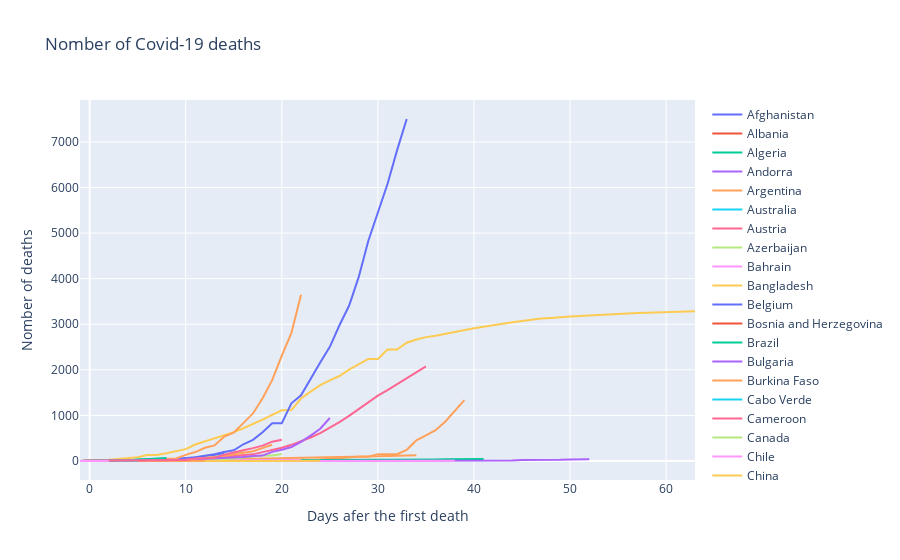

Notebook code cell kept with this figure:
### Code cell
import pandas as pd
import numpy as np
import plotly.express as px
import plotly.graph_objects as go

url="https://raw.githubusercontent.com/CSSEGISandData/COVID-19/master/csse_covid_19_data/csse_covid_19_time_series/time_series_19-covid-Deaths.csv"
url="https://raw.githubusercontent.com/CSSEGISandData/COVID-19/master/csse_covid_19_data/csse_covid_19_time_series/time_series_covid19_deaths_global.csv"
data=pd.read_csv(url)
data_format=data.groupby('Country/Region', as_index=False).sum().drop(['Lat','Long'],axis=1)
#columns={i:data_format[i][0] for i in range(np.shape(data_format)[1])}
#data_format=data_format.rename(columns=columns)

fig = go.Figure()
for row in data_format.iterrows():
    to_keep=row[1][1:].values!=0
    if any(to_keep):
        fig.add_trace(go.Scatter(x=np.array(range(-1,to_keep.sum())), y=np.append([0],row[1][1:].values[to_keep]),
                        mode='lines',
                        name=row[1][0]))
    #else :
        #print(row[1][0])
fig.update_layout(title='Nomber of Covid-19 deaths',
                   xaxis_title='Days afer the first death',
                   yaxis_title='Nomber of deaths')
fig.show()

### Figure 1 — Plotly figure (JSON) as saved in the notebook; plotly's stock layout.template omitted (floating-point values rounded to 4 significant figures)
{"data": [{"mode": "lines", "name": "Afghanistan", "type": "scatter", "x": [-1, 0, 1, 2, 3], "y": [0, 1, 1, 1, 2]}, {"mode": "lines", "name": "Albania", "type": "scatter", "x": [-1, 0, 1, 2, 3, 4, 5, 6, 7, 8, 9, 10, 11, 12, 13, 14], "y": [0, 1, 1, 1, 1, 1, 1, 1, 2, 2, 2, 2, 2, 4, 5, 5]}, {"mode": "lines", "name": "Algeria", "type": "scatter", "x": [-1, 0, 1, 2, 3, 4, 5, 6, 7, 8, 9, 10, 11, 12, 13], "y": [0, 1, 2, 3, 4, 4, 4, 7, 9, 11, 15, 17, 17, 19, 21]}, {"mode": "lines", "name": "Andorra", "type": "scatter", "x": [-1, 0, 1, 2, 3], "y": [0, 1, 1, 1, 1]}, {"mode": "lines", "name": "Argentina", "type": "scatter", "x": [-1, 0, 1, 2, 3, 4, 5, 6, 7, 8, 9, 10, 11, 12, 13, 14, 15, 16, 17], "y": [0, 1, 1, 1, 1, 1, 2, 2, 2, 2, 2, 2, 3, 3, 4, 4, 4, 6, 8]}, {"mode": "lines", "name": "Australia", "type": "scatter", "x": [-1, 0, 1, 2, 3, 4, 5, 6, 7, 8, 9, 10, 11, 12, 13, 14, 15, 16, 17, 18, 19, 20, 21, 22, 23, 24], "y": [0, 1, 1, 1, 2, 2, 2, 2, 3, 3, 3, 3, 3, 3, 3, 3, 3, 5, 6, 6, 7, 7, 7, 7, 8, 8]}, {"mode": "lines", "name": "Austria", "type": "scatter", "x": [-1, 0, 1, 2, 3, 4, 5, 6, 7, 8, 9, 10, 11, 12, 13], "y": [0, 1, 1, 1, 1, 3, 3, 4, 6, 6, 8, 16, 21, 28, 30]}, {"mode": "lines", "name": "Azerbaijan", "type": "scatter", "x": [-1, 0, 1, 2, 3, 4, 5, 6, 7, 8, 9, 10, 11, 12], "y": [0, 1, 1, 1, 1, 1, 1, 1, 1, 1, 1, 1, 1, 2]}, {"mode": "lines", "name": "Bahrain", "type": "scatter", "x": [-1, 0, 1, 2, 3, 4, 5, 6, 7, 8, 9], "y": [0, 1, 1, 1, 1, 1, 1, 2, 2, 3, 4]}, {"mode": "lines", "name": "Bangladesh", "type": "scatter", "x": [-1, 0, 1, 2, 3, 4, 5, 6, 7], "y": [0, 1, 1, 1, 2, 2, 3, 4, 5]}, {"mode": "lines", "name": "Belgium", "type": "scatter", "x": [-1, 0, 1, 2, 3, 4, 5, 6, 7, 8, 9, 10, 11, 12, 13, 14], "y": [0, 3, 3, 3, 4, 4, 5, 10, 14, 21, 37, 67, 75, 88, 122, 178]}, {"mode": "lines", "name": "Bosnia and Herzegovina", "type": "scatter", "x": [-1, 0, 1, 2, 3, 4], "y": [0, 1, 1, 1, 3, 3]}, {"mode": "lines", "name": "Brazil", "type": "scatter", "x": [-1, 0, 1, 2, 3, 4, 5, 6, 7, 8], "y": [0, 1, 3, 6, 11, 15, 25, 34, 46, 59]}, {"mode": "lines", "name": "Bulgaria", "type": "scatter", "x": [-1, 0, 1, 2, 3, 4, 5, 6, 7, 8, 9, 10, 11, 12, 13, 14], "y": [0, 1, 1, 1, 2, 2, 2, 2, 2, 3, 3, 3, 3, 3, 3, 3]}, {"mode": "lines", "name": "Burkina Faso", "type": "scatter", "x": [-1, 0, 1, 2, 3, 4, 5, 6, 7], "y": [0, 1, 1, 1, 2, 4, 4, 4, 4]}, {"mode": "lines", "name": "Cabo Verde", "type": "scatter", "x": [-1, 0, 1], "y": [0, 1, 1]}, {"mode": "lines", "name": "Cameroon", "type": "scatter", "x": [-1, 0], "y": [0, 1]}, {"mode": "lines", "name": "Canada", "type": "scatter", "x": [-1, 0, 1, 2, 3, 4, 5, 6, 7, 8, 9, 10, 11, 12, 13, 14, 15, 16], "y": [0, 1, 1, 1, 1, 1, 1, 1, 4, 5, 8, 9, 12, 19, 21, 25, 26, 30]}, {"mode": "lines", "name": "Chile", "type": "scatter", "x": [-1, 0, 1, 2, 3], "y": [0, 1, 2, 2, 3]}, {"mode": "lines", "name": "China", "type": "scatter", "x": [-1, 0, 1, 2, 3, 4, 5, 6, 7, 8, 9, 10, 11, 12, 13, 14, 15, 16, 17, 18, 19, 20, 21, 22, 23, 24, 25, 26, 27, 28, 29, 30, 31, 32, 33, 34, 35, 36, 37, 38, 39, 40, 41, 42, 43, 44, 45, 46, 47, 48, 49, 50, 51, 52, 53, 54, 55, 56, 57, 58, 59, 60, 61, 62, 63], "y": [0, 17, 18, 26, 42, 56, 82, 131, 133, 171, 213, 259, 361, 425, 491, 563, 633, 718, 805, 905, 1012, 1112, 1117, 1369, 1521, 1663, 1766, 1864, 2003, 2116, 2238, 2238, 2443, 2445, 2595, 2665, 2717, 2746, 2790, 2837, 2872, 2914, 2947, 2983, 3015, 3044, 3072, 3100, 3123, 3139, 3161, 3172, 3180, 3193, 3203, 3217, 3230, 3241, 3249, 3253, 3259, 3274, 3274, 3281, 3285]}, {"mode": "lines", "name": "Colombia", "type": "scatter", "x": [-1, 0, 1, 2, 3], "y": [0, 2, 3, 3, 4]}, {"mode": "lines", "name": "Congo (Kinshasa)", "type": "scatter", "x": [-1, 0, 1, 2, 3, 4], "y": [0, 1, 1, 1, 2, 2]}, {"mode": "lines", "name": "Costa Rica", "type": "scatter", "x": [-1, 0, 1, 2, 3, 4, 5, 6], "y": [0, 1, 1, 2, 2, 2, 2, 2]}, {"mode": "lines", "name": "Croatia", "type": "scatter", "x": [-1, 0, 1, 2, 3, 4, 5, 6], "y": [0, 1, 1, 1, 1, 1, 1, 1]}, {"mode": "lines", "name": "Cuba", "type": "scatter", "x": [-1, 0, 1, 2, 3, 4, 5, 6, 7], "y": [0, 1, 1, 1, 1, 1, 1, 1, 1]}, {"mode": "lines", "name": "Cyprus", "type": "scatter", "x": [-1, 0, 1, 2, 3], "y": [0, 1, 1, 3, 3]}, {"mode": "lines", "name": "Czechia", "type": "scatter", "x": [-1, 0, 1, 2, 3], "y": [0, 1, 1, 3, 6]}, {"mode": "lines", "name": "Denmark", "type": "scatter", "x": [-1, 0, 1, 2, 3, 4, 5, 6, 7, 8, 9, 10, 11], "y": [0, 1, 2, 3, 4, 4, 6, 9, 13, 13, 24, 32, 34]}, {"mode": "lines", "name": "Diamond Princess", "type": "scatter", "x": [-1, 0, 1, 2, 3, 4, 5, 6, 7, 8, 9, 10, 11, 12, 13, 14, 15, 16, 17, 18, 19, 20, 21, 22, 23, 24, 25, 26, 27, 28, 29, 30, 31, 32, 33, 34], "y": [0, 2, 2, 2, 3, 3, 3, 4, 4, 6, 6, 6, 6, 6, 6, 6, 6, 6, 6, 6, 6, 7, 7, 7, 7, 7, 7, 7, 7, 7, 7, 8, 8, 8, 10, 10]}, {"mode": "lines", "name": "Dominican Republic", "type": "scatter", "x": [-1, 0, 1, 2, 3, 4, 5, 6, 7, 8], "y": [0, 1, 1, 2, 2, 2, 3, 3, 6, 10]}, {"mode": "lines", "name": "Ecuador", "type": "scatter", "x": [-1, 0, 1, 2, 3, 4, 5, 6, 7, 8, 9, 10, 11], "y": [0, 2, 2, 2, 2, 2, 3, 5, 7, 14, 18, 27, 28]}, {"mode": "lines", "name": "Egypt", "type": "scatter", "x": [-1, 0, 1, 2, 3, 4, 5, 6, 7, 8, 9, 10, 11, 12, 13, 14, 15, 16, 17], "y": [0, 1, 1, 1, 1, 1, 2, 2, 2, 2, 4, 6, 6, 8, 10, 14, 19, 20, 21]}, {"mode": "lines", "name": "Estonia", "type": "scatter", "x": [-1, 0], "y": [0, 1]}, {"mode": "lines", "name": "Finland", "type": "scatter", "x": [-1, 0, 1, 2, 3, 4], "y": [0, 1, 1, 1, 1, 3]}, {"mode": "lines", "name": "France", "type": "scatter", "x": [-1, 0, 1, 2, 3, 4, 5, 6, 7, 8, 9, 10, 11, 12, 13, 14, 15, 16, 17, 18, 19, 20, 21, 22, 23, 24, 25, 26, 27, 28, 29, 30, 31, 32, 33, 34, 35, 36, 37, 38, 39], "y": [0, 1, 1, 1, 1, 1, 1, 1, 1, 1, 1, 1, 2, 2, 2, 2, 2, 3, 4, 4, 6, 9, 11, 19, 19, 33, 48, 48, 79, 91, 91, 149, 149, 149, 244, 451, 563, 676, 862, 1102, 1333]}, {"mode": "lines", "name": "Gabon", "type": "scatter", "x": [-1, 0, 1, 2, 3, 4, 5], "y": [0, 1, 1, 1, 1, 1, 1]}, {"mode": "lines", "name": "Gambia", "type": "scatter", "x": [-1, 0, 1, 2], "y": [0, 1, 1, 1]}, {"mode": "lines", "name": "Germany", "type": "scatter", "x": [-1, 0, 1, 2, 3, 4, 5, 6, 7, 8, 9, 10, 11, 12, 13, 14, 15, 16], "y": [0, 2, 2, 3, 3, 7, 9, 11, 17, 24, 28, 44, 67, 84, 94, 123, 157, 206]}, {"mode": "lines", "name": "Ghana", "type": "scatter", "x": [-1, 0, 1, 2, 3, 4], "y": [0, 1, 1, 2, 2, 4]}, {"mode": "lines", "name": "Greece", "type": "scatter", "x": [-1, 0, 1, 2, 3, 4, 5, 6, 7, 8, 9, 10, 11, 12, 13, 14], "y": [0, 1, 1, 1, 3, 4, 4, 5, 5, 6, 6, 13, 15, 17, 20, 22]}, {"mode": "lines", "name": "Guatemala", "type": "scatter", "x": [-1, 0, 1, 2, 3, 4, 5, 6, 7, 8, 9], "y": [0, 1, 1, 1, 1, 1, 1, 1, 1, 1, 1]}, {"mode": "lines", "name": "Guyana", "type": "scatter", "x": [-1, 0, 1, 2, 3, 4, 5, 6, 7, 8, 9, 10, 11, 12, 13], "y": [0, 1, 1, 1, 1, 1, 1, 1, 1, 1, 1, 1, 1, 1, 1]}, {"mode": "lines", "name": "Hungary", "type": "scatter", "x": [-1, 0, 1, 2, 3, 4, 5, 6, 7, 8, 9, 10], "y": [0, 1, 1, 1, 1, 1, 3, 4, 6, 7, 9, 10]}, {"mode": "lines", "name": "Iceland", "type": "scatter", "x": [-1, 0, 1, 2, 3, 4, 5, 6, 7, 8], "y": [0, 5, 1, 1, 1, 1, 1, 1, 2, 2]}, {"mode": "lines", "name": "India", "type": "scatter", "x": [-1, 0, 1, 2, 3, 4, 5, 6, 7, 8, 9, 10, 11, 12, 13, 14], "y": [0, 1, 1, 2, 2, 2, 2, 3, 3, 4, 5, 4, 7, 10, 10, 12]}, {"mode": "lines", "name": "Indonesia", "type": "scatter", "x": [-1, 0, 1, 2, 3, 4, 5, 6, 7, 8, 9, 10, 11, 12, 13, 14], "y": [0, 1, 1, 4, 5, 5, 5, 5, 19, 25, 32, 38, 48, 49, 55, 58]}, {"mode": "lines", "name": "Iran", "type": "scatter", "x": [-1, 0, 1, 2, 3, 4, 5, 6, 7, 8, 9, 10, 11, 12, 13, 14, 15, 16, 17, 18, 19, 20, 21, 22, 23, 24, 25, 26, 27, 28, 29, 30, 31, 32, 33, 34, 35], "y": [0, 2, 2, 4, 5, 8, 12, 16, 19, 26, 34, 43, 54, 66, 77, 92, 107, 124, 145, 194, 237, 291, 354, 429, 514, 611, 724, 853, 988, 1135, 1284, 1433, 1556, 1685, 1812, 1934, 2077]}, {"mode": "lines", "name": "Iraq", "type": "scatter", "x": [-1, 0, 1, 2, 3, 4, 5, 6, 7, 8, 9, 10, 11, 12, 13, 14, 15, 16, 17, 18, 19, 20, 21], "y": [0, 2, 2, 3, 4, 6, 6, 7, 7, 8, 9, 10, 10, 10, 11, 12, 13, 17, 17, 20, 23, 27, 29]}, {"mode": "lines", "name": "Ireland", "type": "scatter", "x": [-1, 0, 1, 2, 3, 4, 5, 6, 7, 8, 9, 10, 11, 12, 13, 14], "y": [0, 1, 1, 1, 2, 2, 2, 2, 2, 3, 3, 3, 4, 6, 7, 9]}, {"mode": "lines", "name": "Israel", "type": "scatter", "x": [-1, 0, 1, 2, 3, 4], "y": [0, 1, 1, 1, 3, 5]}, {"mode": "lines", "name": "Italy", "type": "scatter", "x": [-1, 0, 1, 2, 3, 4, 5, 6, 7, 8, 9, 10, 11, 12, 13, 14, 15, 16, 17, 18, 19, 20, 21, 22, 23, 24, 25, 26, 27, 28, 29, 30, 31, 32, 33], "y": [0, 1, 2, 3, 7, 10, 12, 17, 21, 29, 34, 52, 79, 107, 148, 197, 233, 366, 463, 631, 827, 827, 1266, 1441, 1809, 2158, 2503, 2978, 3405, 4032, 4825, 5476, 6077, 6820, 7503]}, {"mode": "lines", "name": "Jamaica", "type": "scatter", "x": [-1, 0, 1, 2, 3, 4, 5, 6], "y": [0, 1, 1, 1, 1, 1, 1, 1]}, {"mode": "lines", "name": "Japan", "type": "scatter", "x": [-1, 0, 1, 2, 3, 4, 5, 6, 7, 8, 9, 10, 11, 12, 13, 14, 15, 16, 17, 18, 19, 20, 21, 22, 23, 24, 25, 26, 27, 28, 29, 30, 31, 32, 33, 34, 35, 36, 37, 38, 39, 40, 41], "y": [0, 1, 1, 1, 1, 1, 1, 1, 1, 1, 1, 1, 1, 1, 2, 4, 4, 5, 6, 6, 6, 6, 6, 6, 6, 6, 10, 10, 15, 16, 19, 22, 22, 27, 29, 29, 29, 33, 35, 41, 42, 43, 45]}, {"mode": "lines", "name": "Kazakhstan", "type": "scatter", "x": [-1, 0], "y": [0, 3]}, {"mode": "lines", "name": "Korea, South", "type": "scatter", "x": [-1, 0, 1, 2, 3, 4, 5, 6, 7, 8, 9, 10, 11, 12, 13, 14, 15, 16, 17, 18, 19, 20, 21, 22, 23, 24, 25, 26, 27, 28, 29, 30, 31, 32, 33, 34], "y": [0, 1, 2, 2, 6, 8, 10, 12, 13, 13, 16, 17, 28, 28, 35, 35, 42, 44, 50, 53, 54, 60, 66, 66, 72, 75, 75, 81, 84, 91, 94, 102, 111, 111, 120, 126]}, {"mode": "lines", "name": "Lebanon", "type": "scatter", "x": [-1, 0, 1, 2, 3, 4, 5, 6, 7, 8, 9, 10, 11, 12, 13, 14, 15], "y": [0, 1, 3, 3, 3, 3, 3, 3, 3, 3, 4, 4, 4, 4, 4, 4, 6]}, {"mode": "lines", "name": "Lithuania", "type": "scatter", "x": [-1, 0, 1, 2, 3, 4], "y": [0, 1, 1, 1, 2, 4]}, {"mode": "lines", "name": "Luxembourg", "type": "scatter", "x": [-1, 0, 1, 2, 3, 4, 5, 6, 7, 8, 9, 10, 11], "y": [0, 1, 1, 1, 1, 2, 4, 4, 8, 8, 8, 8, 8]}, {"mode": "lines", "name": "Malaysia", "type": "scatter", "x": [-1, 0, 1, 2, 3, 4, 5, 6, 7, 8], "y": [0, 2, 2, 2, 3, 4, 10, 14, 16, 20]}, {"mode": "lines", "name": "Mauritius", "type": "scatter", "x": [-1, 0, 1, 2, 3, 4], "y": [0, 1, 2, 2, 2, 2]}, {"mode": "lines", "name": "Mexico", "type": "scatter", "x": [-1, 0, 1, 2, 3, 4, 5, 6], "y": [0, 1, 1, 2, 2, 3, 4, 5]}, {"mode": "lines", "name": "Moldova", "type": "scatter", "x": [-1, 0, 1, 2, 3, 4, 5, 6, 7], "y": [0, 1, 1, 1, 1, 1, 1, 1, 1]}, {"mode": "lines", "name": "Montenegro", "type": "scatter", "x": [-1, 0, 1, 2], "y": [0, 1, 1, 1]}, {"mode": "lines", "name": "Morocco", "type": "scatter", "x": [-1, 0, 1, 2, 3, 4, 5, 6, 7, 8, 9, 10, 11, 12, 13, 14, 15], "y": [0, 1, 1, 1, 1, 1, 1, 1, 2, 2, 2, 3, 3, 4, 4, 5, 6]}, {"mode": "lines", "name": "Netherlands", "type": "scatter", "x": [-1, 0, 1, 2, 3, 4, 5, 6, 7, 8, 9, 10, 11, 12, 13, 14, 15, 16, 17, 18, 19], "y": [0, 1, 1, 3, 3, 4, 5, 5, 10, 12, 20, 24, 43, 58, 77, 107, 137, 180, 214, 277, 357]}, {"mode": "lines", "name": "Niger", "type": "scatter", "x": [-1, 0], "y": [0, 1]}, {"mode": "lines", "name": "Nigeria", "type": "scatter", "x": [-1, 0, 1, 2], "y": [0, 1, 1, 1]}, {"mode": "lines", "name": "North Macedonia", "type": "scatter", "x": [-1, 0, 1, 2, 3], "y": [0, 1, 2, 2, 3]}, {"mode": "lines", "name": "Norway", "type": "scatter", "x": [-1, 0, 1, 2, 3, 4, 5, 6, 7, 8, 9, 10, 11], "y": [0, 3, 3, 3, 3, 6, 7, 7, 7, 7, 10, 12, 14]}, {"mode": "lines", "name": "Pakistan", "type": "scatter", "x": [-1, 0, 1, 2, 3, 4, 5, 6], "y": [0, 2, 3, 3, 5, 6, 7, 8]}, {"mode": "lines", "name": "Panama", "type": "scatter", "x": [-1, 0, 1, 2, 3, 4, 5, 6, 7, 8, 9, 10, 11, 12, 13, 14], "y": [0, 1, 1, 1, 1, 1, 1, 1, 1, 1, 1, 1, 3, 6, 6, 8]}, {"mode": "lines", "name": "Paraguay", "type": "scatter", "x": [-1, 0, 1, 2, 3, 4], "y": [0, 1, 1, 1, 2, 3]}, {"mode": "lines", "name": "Peru", "type": "scatter", "x": [-1, 0, 1, 2, 3, 4, 5], "y": [0, 3, 5, 5, 5, 7, 9]}, {"mode": "lines", "name": "Philippines", "type": "scatter", "x": [-1, 0, 1, 2, 3, 4, 5, 6, 7, 8, 9, 10, 11, 12, 13, 14, 15, 16, 17, 18, 19, 20, 21, 22, 23, 24, 25, 26, 27, 28, 29, 30, 31, 32, 33, 34, 35, 36, 37, 38, 39, 40, 41, 42, 43, 44, 45, 46, 47, 48, 49, 50, 51, 52], "y": [0, 1, 1, 1, 1, 1, 1, 1, 1, 1, 1, 1, 1, 1, 1, 1, 1, 1, 1, 1, 1, 1, 1, 1, 1, 1, 1, 1, 1, 1, 1, 1, 1, 1, 1, 1, 1, 1, 1, 1, 2, 5, 8, 11, 12, 12, 19, 17, 18, 19, 25, 33, 35, 38]}, {"mode": "lines", "name": "Poland", "type": "scatter", "x": [-1, 0, 1, 2, 3, 4, 5, 6, 7, 8, 9, 10, 11, 12, 13], "y": [0, 1, 2, 3, 3, 4, 5, 5, 5, 5, 5, 7, 8, 10, 14]}, {"mode": "lines", "name": "Portugal", "type": "scatter", "x": [-1, 0, 1, 2, 3, 4, 5, 6, 7, 8], "y": [0, 1, 2, 3, 6, 12, 14, 23, 33, 43]}, {"mode": "lines", "name": "Romania", "type": "scatter", "x": [-1, 0, 1, 2, 3], "y": [0, 3, 7, 11, 17]}, {"mode": "lines", "name": "Russia", "type": "scatter", "x": [-1, 0, 1, 2, 3, 4, 5, 6], "y": [0, 1, 1, 1, 1, 1, 1, 3]}, {"mode": "lines", "name": "San Marino", "type": "scatter", "x": [-1, 0, 1, 2, 3, 4, 5, 6, 7, 8, 9, 10, 11, 12, 13, 14, 15, 16, 17, 18, 19, 20, 21, 22], "y": [0, 1, 1, 1, 1, 1, 1, 1, 2, 2, 3, 5, 5, 5, 7, 7, 11, 11, 14, 20, 20, 20, 21, 21]}, {"mode": "lines", "name": "Saudi Arabia", "type": "scatter", "x": [-1, 0, 1], "y": [0, 1, 2]}, {"mode": "lines", "name": "Serbia", "type": "scatter", "x": [-1, 0, 1, 2, 3, 4, 5], "y": [0, 1, 1, 2, 3, 3, 4]}, {"mode": "lines", "name": "Singapore", "type": "scatter", "x": [-1, 0, 1, 2, 3, 4], "y": [0, 2, 2, 2, 2, 2]}, {"mode": "lines", "name": "Slovakia", "type": "scatter", "x": [-1, 0, 1, 2, 3], "y": [0, 1, 1, 1, 1]}, {"mode": "lines", "name": "Slovenia", "type": "scatter", "x": [-1, 0, 1, 2, 3, 4, 5, 6, 7, 8, 9, 10, 11], "y": [0, 1, 1, 1, 1, 1, 1, 1, 1, 2, 3, 4, 5]}, {"mode": "lines", "name": "Spain", "type": "scatter", "x": [-1, 0, 1, 2, 3, 4, 5, 6, 7, 8, 9, 10, 11, 12, 13, 14, 15, 16, 17, 18, 19, 20, 21, 22], "y": [0, 1, 2, 3, 5, 10, 17, 28, 35, 54, 55, 133, 195, 289, 342, 533, 623, 830, 1043, 1375, 1772, 2311, 2808, 3647]}, {"mode": "lines", "name": "Sudan", "type": "scatter", "x": [-1, 0, 1, 2, 3, 4, 5, 6, 7, 8, 9, 10, 11, 12], "y": [0, 1, 1, 1, 1, 1, 1, 1, 1, 1, 1, 1, 1, 1]}, {"mode": "lines", "name": "Sweden", "type": "scatter", "x": [-1, 0, 1, 2, 3, 4, 5, 6, 7, 8, 9, 10, 11, 12, 13, 14], "y": [0, 1, 1, 1, 2, 3, 6, 7, 10, 11, 16, 20, 21, 25, 36, 62]}, {"mode": "lines", "name": "Switzerland", "type": "scatter", "x": [-1, 0, 1, 2, 3, 4, 5, 6, 7, 8, 9, 10, 11, 12, 13, 14, 15, 16, 17, 18, 19, 20], "y": [0, 1, 1, 1, 2, 2, 3, 4, 4, 11, 13, 14, 14, 27, 28, 41, 54, 75, 98, 120, 122, 153]}, {"mode": "lines", "name": "Taiwan*", "type": "scatter", "x": [-1, 0, 1, 2, 3, 4, 5, 6, 7, 8, 9, 10, 11, 12, 13, 14, 15, 16, 17, 18, 19, 20, 21, 22, 23, 24, 25, 26, 27, 28, 29, 30, 31, 32, 33, 34, 35, 36, 37, 38], "y": [0, 1, 1, 1, 1, 1, 1, 1, 1, 1, 1, 1, 1, 1, 1, 1, 1, 1, 1, 1, 1, 1, 1, 1, 1, 1, 1, 1, 1, 1, 1, 1, 1, 1, 2, 2, 2, 2, 2, 2]}, {"mode": "lines", "name": "Thailand", "type": "scatter", "x": [-1, 0, 1, 2, 3, 4, 5, 6, 7, 8, 9, 10, 11, 12, 13, 14, 15, 16, 17, 18, 19, 20, 21, 22, 23, 24], "y": [0, 1, 1, 1, 1, 1, 1, 1, 1, 1, 1, 1, 1, 1, 1, 1, 1, 1, 1, 1, 1, 1, 1, 1, 4, 4]}, {"mode": "lines", "name": "Trinidad and Tobago", "type": "scatter", "x": [-1, 0], "y": [0, 1]}, {"mode": "lines", "name": "Tunisia", "type": "scatter", "x": [-1, 0, 1, 2, 3, 4, 5, 6], "y": [0, 1, 1, 1, 3, 3, 4, 5]}, {"mode": "lines", "name": "Turkey", "type": "scatter", "x": [-1, 0, 1, 2, 3, 4, 5, 6, 7, 8], "y": [0, 1, 1, 3, 4, 9, 30, 37, 44, 59]}, {"mode": "lines", "name": "US", "type": "scatter", "x": [-1, 0, 1, 2, 3, 4, 5, 6, 7, 8, 9, 10, 11, 12, 13, 14, 15, 16, 17, 18, 19, 20, 21, 22, 23, 24, 25], "y": [0, 1, 1, 6, 7, 11, 12, 14, 17, 21, 22, 28, 36, 40, 47, 54, 63, 85, 108, 118, 200, 244, 307, 417, 557, 706, 942]}, {"mode": "lines", "name": "Ukraine", "type": "scatter", "x": [-1, 0, 1, 2, 3, 4, 5, 6, 7, 8, 9, 10, 11, 12], "y": [0, 1, 1, 1, 1, 2, 2, 2, 3, 3, 3, 3, 3, 5]}, {"mode": "lines", "name": "United Arab Emirates", "type": "scatter", "x": [-1, 0, 1, 2, 3, 4, 5], "y": [0, 2, 2, 2, 2, 2, 2]}, {"mode": "lines", "name": "United Kingdom", "type": "scatter", "x": [-1, 0, 1, 2, 3, 4, 5, 6, 7, 8, 9, 10, 11, 12, 13, 14, 15, 16, 17, 18, 19, 20], "y": [0, 1, 2, 2, 3, 4, 6, 8, 8, 8, 21, 21, 56, 56, 72, 138, 178, 234, 282, 336, 423, 466]}, {"mode": "lines", "name": "West Bank and Gaza", "type": "scatter", "x": [-1, 0], "y": [0, -1]}, {"mode": "lines", "name": "Zimbabwe", "type": "scatter", "x": [-1, 0, 1, 2], "y": [0, 1, 1, 1]}], "layout": {"title": {"text": "Nomber of Covid-19 deaths"}, "xaxis": {"title": {"text": "Days afer the first death"}}, "yaxis": {"title": {"text": "Nomber of deaths"}}}}
